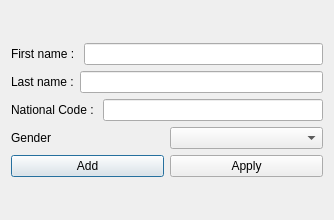
<?xml version="1.0" encoding="UTF-8"?>
<ui version="4.0">
 <class>addPersonToTeamDiag</class>
 <widget class="QDialog" name="addPersonToTeamDiag">
  <property name="geometry">
   <rect>
    <x>0</x>
    <y>0</y>
    <width>334</width>
    <height>220</height>
   </rect>
  </property>
  <property name="windowTitle">
   <string>Dialog</string>
  </property>
  <layout class="QVBoxLayout" name="verticalLayout_2">
   <item>
    <layout class="QVBoxLayout" name="verticalLayout">
     <item>
      <layout class="QHBoxLayout" name="horizontalLayout">
       <item>
        <widget class="QLabel" name="firsnamelabel">
         <property name="text">
          <string>First name : </string>
         </property>
        </widget>
       </item>
       <item>
        <widget class="QLineEdit" name="firstnameLineEdit"/>
       </item>
      </layout>
     </item>
     <item>
      <layout class="QHBoxLayout" name="horizontalLayout_2">
       <item>
        <widget class="QLabel" name="lastnameLabel">
         <property name="text">
          <string>Last name :</string>
         </property>
        </widget>
       </item>
       <item>
        <widget class="QLineEdit" name="lastnameLineEdit"/>
       </item>
      </layout>
     </item>
     <item>
      <layout class="QHBoxLayout" name="horizontalLayout_3">
       <item>
        <widget class="QLabel" name="nationalCodeLabel">
         <property name="text">
          <string>National Code : </string>
         </property>
        </widget>
       </item>
       <item>
        <widget class="QLineEdit" name="nationalCodeLineEdit"/>
       </item>
      </layout>
     </item>
     <item>
      <layout class="QHBoxLayout" name="horizontalLayout_6">
       <item>
        <widget class="QLabel" name="genderLabel">
         <property name="text">
          <string>Gender</string>
         </property>
        </widget>
       </item>
       <item>
        <widget class="QComboBox" name="genderComboBox"/>
       </item>
      </layout>
     </item>
     <item>
      <layout class="QHBoxLayout" name="horizontalLayout_5">
       <item>
        <widget class="QPushButton" name="addButton">
         <property name="text">
          <string>Add</string>
         </property>
        </widget>
       </item>
       <item>
        <widget class="QPushButton" name="applyButton">
         <property name="text">
          <string>Apply</string>
         </property>
        </widget>
       </item>
      </layout>
     </item>
    </layout>
   </item>
  </layout>
 </widget>
 <resources/>
 <connections/>
</ui>
